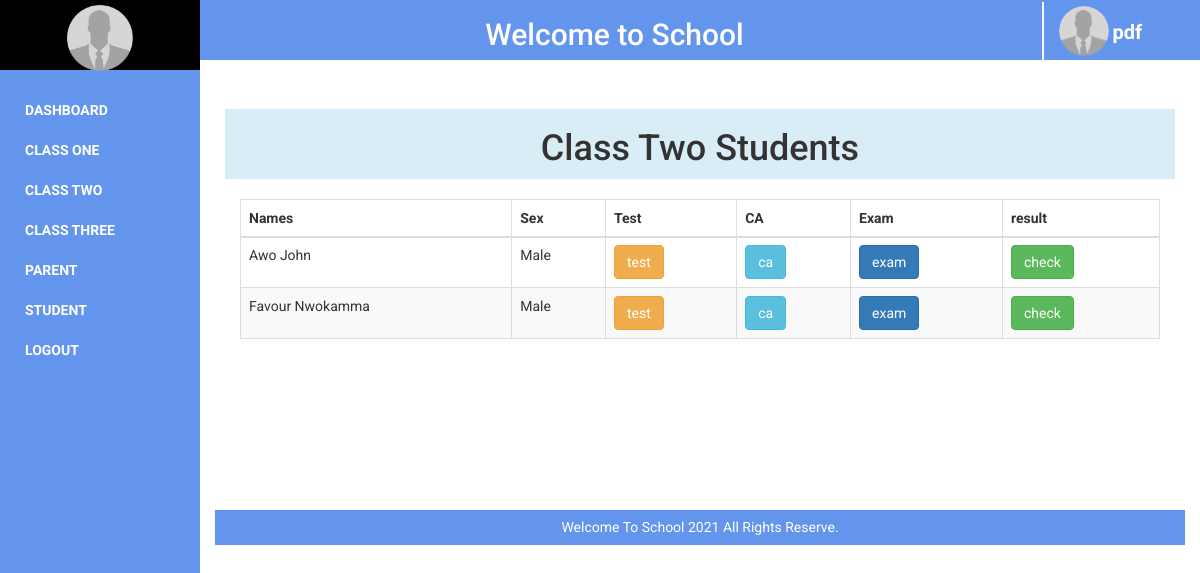
The page /class2_student (signed in) on the database its author committed.
### tables this page shows
CREATE TABLE `student` (
  `id` int(11) NOT NULL,
  `name` varchar(50) NOT NULL,
  `sex` varchar(10) NOT NULL,
  `age` varchar(2) NOT NULL,
  `class` varchar(10) NOT NULL,
  `address` varchar(100) NOT NULL,
  `lga` varchar(20) NOT NULL,
  `soo` varchar(20) NOT NULL,
  `pic` varchar(255) NOT NULL,
  `par_id` varchar(10) NOT NULL,
  `stu_id` varchar(10) NOT NULL,
  `date` date NOT NULL,
  `status` varchar(10) NOT NULL
);

### config/dblink.php (called while the page is built, shortened)
<?php
class Sam{
private $connect = NULL;
public function __construct()
  {
$servername = "localhost";
$username = "root";
$password = "";
$dbname = "emailpdf";
  $this->connect = "";
  try{
  $this->connect = new PDO("mysql:host=$servername;dbname=$dbname", $username, $password);
  $this->connect->setAttribute(PDO::ATTR_ERRMODE, PDO::ERRMODE_EXCEPTION);
  $this->connect->exec("SET CHARACTER SET utf8");
    }
  catch(PDOException $e) {
  echo 'Error: ' . $e->getMessage();
        }
  }
 public function tbl_select($tblquery,$tblvalue = array())
 {
 try{
  $stmt = $this->connect->prepare($tblquery);
  $stmt->execute($tblvalue);
  $results = $stmt->fetchAll(PDO::FETCH_ASSOC);
  return $results;
} catch(PDOException $e) {
    echo 'Error: ' . $e->getMessage();
  }
 }
  }
?>

### pages/class2_student.php (the view, shortened to what this page needs)
<div class="row">
    <div class="col-md-12 text-center bg-info" style="margin-top:9px">
        <h1>Class Two Students</h1>
    </div>
</div>
<br/>
<table class="table table-hover table-bordered table-striped">
        <thead>
            <tr>
                <th>Names</th>
                <th>Sex</th>
                <th>Test</th>
                <th>CA</th>
                <th>Exam</th>
                <th>result</th>
            </tr>
        </thead>
        <tbody>
            <tr>
                <?php
                    $tblquery = "SELECT * FROM student WHERE class = 'Class 2' ORDER BY name";
                    $tblvalue = array();
                    $select = $collect->tbl_select($tblquery, $tblvalue);
                    foreach($select as $data){
                        extract($data);
                        ?>
                        <?php
                            echo "
                                <tr>
                                    <td>$name</td>
                                    <td>$sex</td>
                                    <td>
                                        <form action='class2_student' method='POST'>
                                            <input type='hidden' name='stu_id' value='$stu_id'>
                                            <input type='hidden' name='par_id' value='$par_id'>
                                            <input type='hidden' name='name' value='$name'>
                                            <input type='submit' name='test' class='btn btn-warning' value='test'>
                                        </form>
                                    </td>
                                    <td>
                                        <form action='class2_student' method='POST'>
                                            <input type='hidden' name='stu_id' value='$stu_id'>
                                            <input type='hidden' name='par_id' value='$par_id'>
                                            <input type='hidden' name='name' value='$name'>
                                            <input type='submit' name='ca' class='btn btn-info' value='ca'>
                                        </form>
                                    </td>
                                    <td>
                                        <form action='class2_student' method='POST'>
                                            <input type='hidden' name='stu_id' value='$stu_id'>
                                            <input type='hidden' name='par_id' value='$par_id'>
                                            <input type='hidden' name='name' value='$name'>
                                            <input type='submit' name='exam' class='btn btn-primary' value='exam'>
                                        </form>
                                    </td>
                                    <td>
                                        <form action='class2_student' method='POST'>
                                            <input type='hidden' name='stu_id' value='$stu_id'>
                                            <input type='hidden' name='par_id' value='$par_id'>
                                            <input type='hidden' name='name' value='$name'>
                                            <input type='submit' name='view' class='btn btn-success' value='check'>
                                        </form>
                                    </td>
                                </tr>
                            ";
                    }
                ?>
            </tr>
        </tbody>
    </table>

### styles/stylesheet.css (style rules this page uses)
body { box-sizing: border-box; font-family: 'Roboto', sans-serif; margin: 0; overflow-x: hidden; padding: 0; }

### rows shown on the page
student: name "Awo John", sex "Male"
student: name "Favour Nwokamma", sex "Male"

### other values the page prints
$_SESSION['username'] "pdf"
